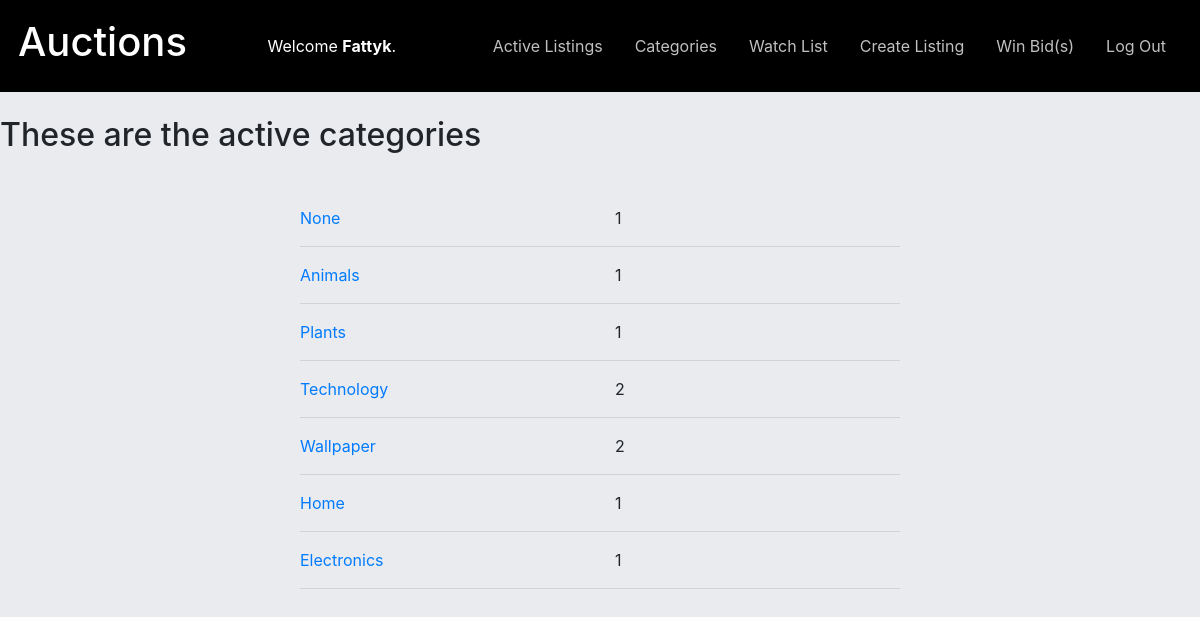
Screenshot of /categories (signed in) with the database file from the repository.
### auctions/models.py (models this page shows, shortened)
class User(AbstractUser):
    pass

class Category(models.Model):
    category = models.CharField(max_length=20, unique=True)

### auctions/views.py (the view)
# urls.py: path("categories", views.categories, name="categories"),
def categories(request):
    categories = {item.category for item in Listing.objects.all()}
    categories = [(item, len(Listing.objects.filter(category = item))) for item in categories]
    pick = "These are the active categories" if (categories) else ""
    return render(request, "auctions/categories.html", {
        "categories": categories,
        "pick":pick
    })

### auctions/templates/auctions/categories.html (shortened to what this page needs)
{% extends "auctions/layout.html" %}
{% load static %}
{% block head %}
    <link rel="stylesheet" href="{% static 'auctions/listing.css' %}" type="text/css">
{% endblock %}
{% block body %}
        <h2>{{pick}}</h2>
        <br>
        <section class="main">
            {% for category, length in categories %}
                <div class="row">
                    <div class="col-sm"><a href="{% url 'category' category.category %}">{{category.category}}</a></div>
                    <div class="col-sm">{{length}}</div>
                </div>
                <hr>
            {% empty %}
                No Active Categories
            {% endfor %}
        </section>
{% endblock %}

### auctions/templates/auctions/layout.html (shortened to what this page needs)
{% load static %}
<!DOCTYPE html>
<html lang="en">
    <head>
        <link rel="stylesheet" href="https://stackpath.bootstrapcdn.com/bootstrap/4.4.1/css/bootstrap.min.css">
        <link href="{% static 'auctions/styles.css' %}" rel="stylesheet">
        {% block head %}{% endblock %}
    </head>
    <body>
        <div class="d-flex justify-content-md-between heading">
            <h1 class="p-2 align-self-center">Auctions</h1>
            <div class="nav-item p-2 align-self-center">
                {% if user.is_authenticated %}
                    Welcome <strong>{{ user.username }}</strong>.
                {% else %}
                    Not signed in.
                {% endif %}
            </div>
            <ul class="nav p-2 align-self-center">
                <li class="nav-item">
                    <a class="nav-link" href="{% url 'index' %}">Active Listings</a>
                </li>
                <li class="nav-item">
                    <a class="nav-link" href="{% url 'categories' %}">Categories</a>
                </li>
                {% if user.is_authenticated %}
                    <li class="nav-item">
                        <a class="nav-link" href="{% url 'watch' %}">Watch List</a>
                    </li>
                    <li class="nav-item">
                        <a class="nav-link" href="{% url 'createList' %}">Create Listing</a>
                    </li>
                    <li class="nav-item">
                        <a class="nav-link" href="{% url 'won' %}">Win Bid(s)</a>
                    </li>
                    <li class="nav-item">
                        <a class="nav-link" href="{% url 'logout' %}">Log Out</a>
                    </li>
                {% endif %}
            </ul>
        </div>
        <br>
        {% block body %}
        {% endblock %}
    </body>
</html>

### auctions/static/auctions/styles.css (style rules this page uses)
.heading { padding: 10px; background-color: black; color: #fff; }
.heading a { color: silver; }

### auctions/static/auctions/listing.css (style rules this page uses)
:root { --color: #e9ebee; }
body { background-color: var(--color, white); }
.main { width: 600px; margin: 20px auto; }

### rows the page displays
User: username "Fattyk"
Category: category "None", length "1"
Category: category "Animals", length "1"
Category: category "Plants", length "1"
Category: category "Technology", length "2"
Category: category "Wallpaper", length "2"
Category: category "Home", length "1"
Category: category "Electronics", length "1"

### other values shown
{{ pick }} "These are the active categories"
